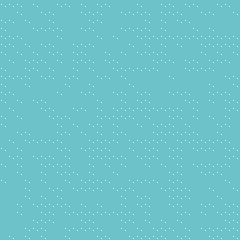

Rendered tile map (Tiled .tmx) drawn with the repository's tilesets; below, a short description and the map source with its tile grids summarised:
An orthogonal 30x30 tile map with 8x8 px tiles, 1 tile layer (Tile Layer 1), 2 tilesets.

<map version="1.0" tiledversion="1.0.2" orientation="orthogonal" renderorder="left-down" width="30" height="30" tilewidth="8" tileheight="8" nextobjectid="16">
 <tileset firstgid="1" source="ginga.tsx" />
 <tileset firstgid="1025" name="husi-sea" tilewidth="3" tileheight="3" tilecount="1" columns="1">
  <image source="husi.png" width="3" height="3" />
 </tileset>
 <layer name="Tile Layer 1" width="30" height="30">
  <data>[900 cells, 900 non-empty, 2 distinct tile ids]</data>
 </layer>
</map>
